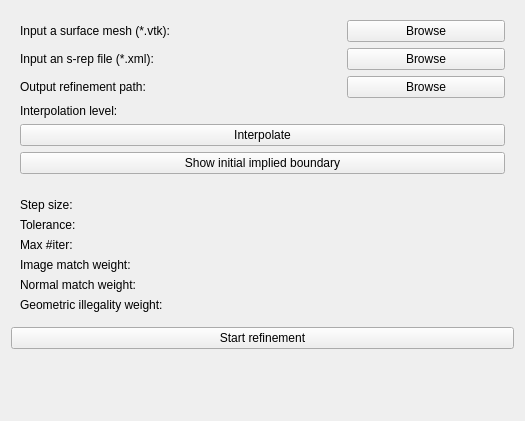
<?xml version="1.0" encoding="UTF-8"?>
<ui version="4.0">
 <class>qSlicerSkeletalRepresentationRefinerModuleWidget</class>
 <widget class="qSlicerWidget" name="qSlicerSkeletalRepresentationRefinerModuleWidget">
  <property name="geometry">
   <rect>
    <x>0</x>
    <y>0</y>
    <width>525</width>
    <height>421</height>
   </rect>
  </property>
  <property name="windowTitle">
   <string>Form</string>
  </property>
  <layout class="QVBoxLayout" name="verticalLayout">
   <item>
    <widget class="ctkCollapsibleButton" name="CTKCollapsibleButton" native="true">
     <property name="text" stdset="0">
      <string>Input</string>
     </property>
     <layout class="QVBoxLayout" name="verticalLayout_3">
      <item>
       <layout class="QHBoxLayout" name="horizontalLayout">
        <item>
         <widget class="QLabel" name="lb_inputImage">
          <property name="text">
           <string>Input a surface mesh (*.vtk):</string>
          </property>
         </widget>
        </item>
        <item>
         <widget class="QLabel" name="lb_imagePath">
          <property name="text">
           <string/>
          </property>
         </widget>
        </item>
        <item>
         <widget class="QPushButton" name="btn_browseImage">
          <property name="text">
           <string>Browse</string>
          </property>
         </widget>
        </item>
       </layout>
      </item>
      <item>
       <layout class="QHBoxLayout" name="horizontalLayout_2">
        <item>
         <widget class="QLabel" name="label_2">
          <property name="text">
           <string>Input an s-rep file (*.xml):</string>
          </property>
         </widget>
        </item>
        <item>
         <widget class="QLabel" name="lb_srepPath">
          <property name="text">
           <string/>
          </property>
         </widget>
        </item>
        <item>
         <widget class="QPushButton" name="btn_browseSrep">
          <property name="text">
           <string>Browse</string>
          </property>
         </widget>
        </item>
       </layout>
      </item>
      <item>
       <layout class="QHBoxLayout" name="horizontalLayout_4">
        <item>
         <widget class="QLabel" name="label_3">
          <property name="text">
           <string>Output refinement path:</string>
          </property>
         </widget>
        </item>
        <item>
         <widget class="QLabel" name="lb_outputpath">
          <property name="text">
           <string/>
          </property>
         </widget>
        </item>
        <item>
         <widget class="QPushButton" name="btn_output">
          <property name="text">
           <string>Browse</string>
          </property>
         </widget>
        </item>
       </layout>
      </item>
      <item>
       <layout class="QHBoxLayout" name="horizontalLayout_3">
        <item>
         <widget class="QLabel" name="label">
          <property name="text">
           <string>Interpolation level:</string>
          </property>
         </widget>
        </item>
        <item>
         <widget class="qMRMLSliderWidget" name="sl_interp" native="true">
          <property name="decimals" stdset="0">
           <number>0</number>
          </property>
          <property name="pageStep" stdset="0">
           <double>10.000000000000000</double>
          </property>
          <property name="minimum" stdset="0">
           <double>0.000000000000000</double>
          </property>
          <property name="maximum" stdset="0">
           <double>15.000000000000000</double>
          </property>
          <property name="value" stdset="0">
           <double>3.000000000000000</double>
          </property>
         </widget>
        </item>
       </layout>
      </item>
      <item>
       <widget class="QPushButton" name="btn_interp">
        <property name="text">
         <string>Interpolate</string>
        </property>
       </widget>
      </item>
      <item>
       <widget class="QPushButton" name="btn_initial_bdry">
        <property name="text">
         <string>Show initial implied boundary</string>
        </property>
       </widget>
      </item>
     </layout>
    </widget>
   </item>
   <item>
    <widget class="ctkCollapsibleButton" name="CTKCollapsibleButton_param" native="true">
     <property name="text" stdset="0">
      <string>Parameters</string>
     </property>
     <layout class="QVBoxLayout" name="verticalLayout_param">
      <item>
       <layout class="QHBoxLayout" name="horizontalLayout">
        <item>
         <widget class="QLabel" name="label">
          <property name="text">
           <string>Step size:</string>
          </property>
         </widget>
        </item>
        <item>
         <widget class="qMRMLSliderWidget" name="sl_stepSize" native="true">
          <property name="decimals" stdset="0">
           <number>3</number>
          </property>
          <property name="pageStep" stdset="0">
           <double>0.010000000000000</double>
          </property>
          <property name="minimum" stdset="0">
           <double>0.001000000000000</double>
          </property>
          <property name="maximum" stdset="0">
           <double>15.000000000000000</double>
          </property>
          <property name="value" stdset="0">
           <double>0.010000000000000</double>
          </property>
         </widget>
        </item>
       </layout>
      </item>
      <item>
       <layout class="QHBoxLayout" name="horizontalLayout">
        <item>
         <widget class="QLabel" name="label">
          <property name="text">
           <string>Tolerance:</string>
          </property>
         </widget>
        </item>
        <item>
         <widget class="qMRMLSliderWidget" name="sl_tol" native="true">
          <property name="decimals" stdset="0">
           <number>4</number>
          </property>
          <property name="pageStep" stdset="0">
           <double>0.010000000000000</double>
          </property>
          <property name="minimum" stdset="0">
           <double>0.000100000000000</double>
          </property>
          <property name="maximum" stdset="0">
           <double>15.000000000000000</double>
          </property>
          <property name="value" stdset="0">
           <double>0.001000000000000</double>
          </property>
         </widget>
        </item>
       </layout>
      </item>
      <item>
       <layout class="QHBoxLayout" name="horizontalLayout">
        <item>
         <widget class="QLabel" name="label">
          <property name="text">
           <string>Max #iter:</string>
          </property>
         </widget>
        </item>
        <item>
         <widget class="qMRMLSliderWidget" name="sl_maxIter" native="true">
          <property name="decimals" stdset="0">
           <number>0</number>
          </property>
          <property name="pageStep" stdset="0">
           <double>10.000000000000000</double>
          </property>
          <property name="minimum" stdset="0">
           <double>200.000000000000000</double>
          </property>
          <property name="maximum" stdset="0">
           <double>10000.000000000000000</double>
          </property>
          <property name="value" stdset="0">
           <double>2000.000000000000000</double>
          </property>
         </widget>
        </item>
       </layout>
      </item>
      <item>
       <layout class="QHBoxLayout" name="horizontalLayout">
        <item>
         <widget class="QLabel" name="label">
          <property name="text">
           <string>Image match weight:</string>
          </property>
         </widget>
        </item>
        <item>
         <widget class="qMRMLSliderWidget" name="sl_wtImageMatch" native="true">
          <property name="decimals" stdset="0">
           <number>4</number>
          </property>
          <property name="pageStep" stdset="0">
           <double>0.001000000000000</double>
          </property>
          <property name="minimum" stdset="0">
           <double>0.000000000000000</double>
          </property>
          <property name="maximum" stdset="0">
           <double>1000.000000000000000</double>
          </property>
          <property name="value" stdset="0">
           <double>0.004000000000000</double>
          </property>
         </widget>
        </item>
       </layout>
      </item>
      <item>
       <layout class="QHBoxLayout" name="horizontalLayout">
        <item>
         <widget class="QLabel" name="label">
          <property name="text">
           <string>Normal match weight:</string>
          </property>
         </widget>
        </item>
        <item>
         <widget class="qMRMLSliderWidget" name="sl_wtNormal" native="true">
          <property name="decimals" stdset="0">
           <number>4</number>
          </property>
          <property name="pageStep" stdset="0">
           <double>0.010000000000000</double>
          </property>
          <property name="minimum" stdset="0">
           <double>0.000000000000000</double>
          </property>
          <property name="maximum" stdset="0">
           <double>1000.000000000000000</double>
          </property>
          <property name="value" stdset="0">
           <double>20.000000000000000</double>
          </property>
         </widget>
        </item>
       </layout>
      </item>
      <item>
       <layout class="QHBoxLayout" name="horizontalLayout">
        <item>
         <widget class="QLabel" name="label">
          <property name="text">
           <string>Geometric illegality weight:</string>
          </property>
         </widget>
        </item>
        <item>
         <widget class="qMRMLSliderWidget" name="sl_wtSrad" native="true">
          <property name="decimals" stdset="0">
           <number>4</number>
          </property>
          <property name="pageStep" stdset="0">
           <double>0.010000000000000</double>
          </property>
          <property name="minimum" stdset="0">
           <double>0.000000000000000</double>
          </property>
          <property name="maximum" stdset="0">
           <double>1000.000000000000000</double>
          </property>
          <property name="value" stdset="0">
           <double>50.000000000000000</double>
          </property>
         </widget>
        </item>
       </layout>
      </item>
     </layout>
    </widget>
   </item>
   <item>
    <widget class="QPushButton" name="btn_submit">
     <property name="text">
      <string>Start refinement</string>
     </property>
    </widget>
   </item>
   <item>
    <spacer name="verticalSpacer">
     <property name="orientation">
      <enum>Qt::Vertical</enum>
     </property>
     <property name="sizeHint" stdset="0">
      <size>
       <width>0</width>
       <height>0</height>
      </size>
     </property>
    </spacer>
   </item>
  </layout>
 </widget>
 <customwidgets>
  <customwidget>
   <class>qMRMLSliderWidget</class>
   <extends>QWidget</extends>
   <header>qMRMLSliderWidget.h</header>
  </customwidget>
  <customwidget>
   <class>qSlicerWidget</class>
   <extends>QWidget</extends>
   <header>qSlicerWidget.h</header>
   <container>1</container>
  </customwidget>
  <customwidget>
   <class>ctkCollapsibleButton</class>
   <extends>QWidget</extends>
   <header>ctkCollapsibleButton.h</header>
   <container>1</container>
  </customwidget>
 </customwidgets>
 <resources/>
 <connections/>
</ui>
